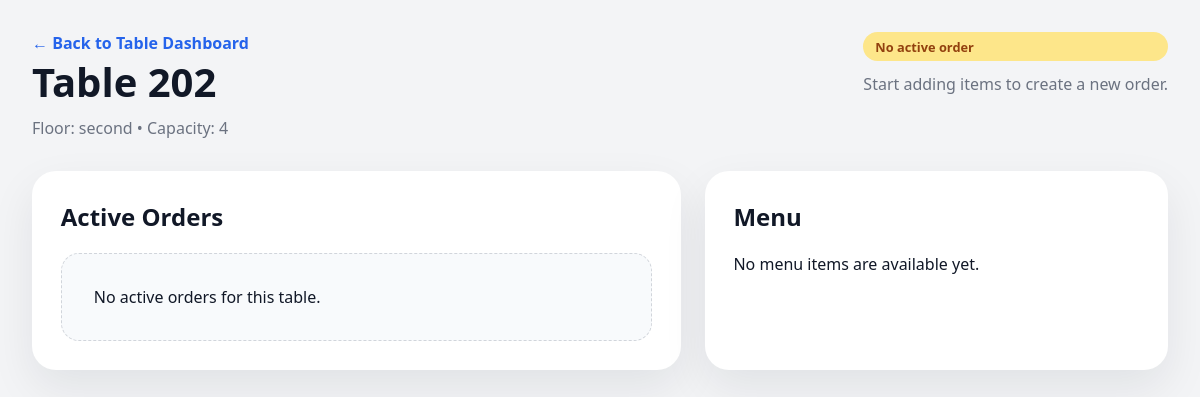
The app's page /orders/table/3/ with its own data.
### tables/models.py (models this page shows, shortened)
class Table(models.Model):
    STATUS_FREE = 'free'
    STATUS_OCCUPIED = 'occupied'
    STATUS_RESERVED = 'reserved'
    STATUS_CHOICES = [
        (STATUS_FREE, 'Free'),
        (STATUS_OCCUPIED, 'Occupied'),
        (STATUS_RESERVED, 'Reserved'),
    ]
    floor = models.ForeignKey(Floor, on_delete=models.CASCADE, related_name='tables')
    number = models.IntegerField(unique=True)
    capacity = models.PositiveIntegerField(default=4)
    status = models.CharField(max_length=20, choices=STATUS_CHOICES, default=STATUS_FREE)
    class Meta:
        ordering = ['floor__level', 'number']
    @property
    def display_number(self):
        if self.number >= 100:
            return self.number
        return int(f"{self.floor.level}{self.number:02d}")

class Floor(models.Model):
    name = models.CharField(max_length=100)
    level = models.IntegerField(default=1)
    class Meta:
        ordering = ['level', 'name']

### orders/views.py (the view, shortened to what this page needs)
# urls.py: path('table/<int:table_pk>/', views.order_by_table, name='table_orders'),
def order_by_table(request, table_pk):
    table = get_object_or_404(Table, pk=table_pk)
    categories = Category.objects.prefetch_related('items').all()
    order = table.orders.filter(status__in=['pending', 'preparing']).order_by('-created_at').first()
    orders = table.orders.filter(status__in=['pending', 'preparing', 'ready']).order_by('-created_at')
    return render(request, 'orders/table_orders.html', {
        'table': table,
        'order': order,
        'orders': orders,
        'categories': categories,
    })

### orders/templates/orders/table_orders.html (shortened to what this page needs)
<!DOCTYPE html>
<html lang="en">
<head>
</head>
<body>
    <div class="page">
        <div class="topbar">
            <div>
                <a href="{% url 'table_dashboard' %}" class="back-link">← Back to Table Dashboard</a>
                <h1>Table {{ table.display_number }}</h1>
                <p>Floor: {{ table.floor.name }} • Capacity: {{ table.capacity }}</p>
            </div>
            {% if order %}
                <div class="order-summary">
                    <div class="status-badge status-{{ order.status }}">{{ order.get_status_display }}</div>
                    <p style="margin: 0.75rem 0 0;">Active order #{{ order.id }} total: ${{ order.total_price }}</p>
                    <a class="button" href="{% url 'order_detail' order.id %}">Open Order</a>
                </div>
            {% else %}
                <div class="order-summary">
                    <div class="status-badge status-pending">No active order</div>
                    <p style="margin-top: 0.75rem;">Start adding items to create a new order.</p>
                </div>
            {% endif %}
        </div>
        <div class="grid">
            <div class="panel">
                <h2>Active Orders</h2>
                {% if orders %}
                    {% for order_item in orders %}
                        <div class="order-card">
                            <div class="order-header">
                                <span class="order-id">Order #{{ order_item.id }}</span>
                                <span class="status-badge status-{{ order_item.status }}">{{ order_item.get_status_display }}</span>
                            </div>
                            <ul class="item-list">
                                {% for item in order_item.items.all %}
                                    <li>{{ item.menu_item.name }} x{{ item.quantity }}</li>
                                {% endfor %}
                            </ul>
                            <div class="order-total">Total: ${{ order_item.total_price }}</div>
                            <div style="margin-top:0.75rem;">
                                <a class="button" href="{% url 'order_detail' order_item.id %}" style="background:#374151;">View</a>
                            </div>
                        </div>
                    {% endfor %}
                {% else %}
                    <div class="empty" style="padding: 2rem; border: 1px dashed #d1d5db; border-radius: 18px; background:#f8fafc;">No active orders for this table.</div>
                {% endif %}
            </div>
            <div class="panel">
                <h2>Menu</h2>
                {% for category in categories %}
                    <div class="category">
                        <h3>{{ category.name }}</h3>
                        {% if category.description %}
                            <p style="color:#6b7280; margin-top:0.25rem;">{{ category.description }}</p>
                        {% endif %}
                        <div class="menu-grid">
                            {% for item in category.items.all %}
                                <div class="menu-card">
                                    {% if item.image %}
                                        <img src="{{ item.image.url }}" alt="{{ item.name }}">
                                    {% endif %}
                                    <div class="menu-body">
                                        <div class="menu-title">{{ item.name }}</div>
                                        {% if item.description %}
                                            <div class="menu-desc">{{ item.description }}</div>
                                        {% endif %}
                                        <div class="menu-meta">
                                            <span class="menu-price">${{ item.price }}</span>
                                            <span class="menu-time">{{ item.preparation_time }} min</span>
                                        </div>
                                        <div class="menu-status {% if not item.is_available %}status-unavailable{% endif %}">
                                            {{ item.is_available|yesno:"Available,Unavailable" }}
                                        </div>
                                        {% if item.is_available %}
                                            <form class="menu-form" method="post">
                                                {% csrf_token %}
                                                <input type="hidden" name="menu_item_id" value="{{ item.id }}">
                                                <input type="number" name="quantity" value="1" min="1" placeholder="Qty">
                                                <input type="text" name="special_instructions" placeholder="Special instructions">
                                                <button type="submit">Add to Order</button>
                                            </form>
                                        {% else %}
                                            <div style="margin-top: 1rem; font-size:0.95rem; color:#9ca3af;">Not available</div>
                                        {% endif %}
                                    </div>
                                </div>
                            {% endfor %}
                        </div>
                    </div>
                {% empty %}
                    <p>No menu items are available yet.</p>
                {% endfor %}
            </div>
        </div>
    </div>
</body>
</html>

### orders/templates/orders/table_orders.html (style rules this page uses)
body { margin: 0; font-family: 'Segoe UI', Tahoma, Geneva, Verdana, sans-serif; background: #f3f4f6; color: #111827; }
.page { max-width: 1200px; margin: 0 auto; padding: 2rem; }
.topbar { display: flex; justify-content: space-between; align-items: flex-start; gap: 1rem; margin-bottom: 2rem; }
.topbar h1 { margin: 0; font-size: 2.5rem; }
.topbar p { margin: 0.5rem 0 0; color: #6b7280; }
.back-link { color: #2563eb; text-decoration: none; font-weight: 600; }
.grid { display: grid; grid-template-columns: 1.4fr 1fr; gap: 1.5rem; }
.panel { background: white; border-radius: 24px; padding: 1.8rem; box-shadow: 0 18px 45px rgba(15, 23, 42, 0.08); }
.panel h2 { margin-top: 0; font-size: 1.5rem; color: #111827; }
.order-summary { margin-bottom: 1.5rem; }
.status-badge { padding: 0.35rem 0.75rem; border-radius: 999px; font-size: 0.8rem; font-weight: 700; }
.status-pending { background: #fde68a; color: #92400e; }

### records on screen
Table: display_number "202", floor.name "second", capacity "4"
